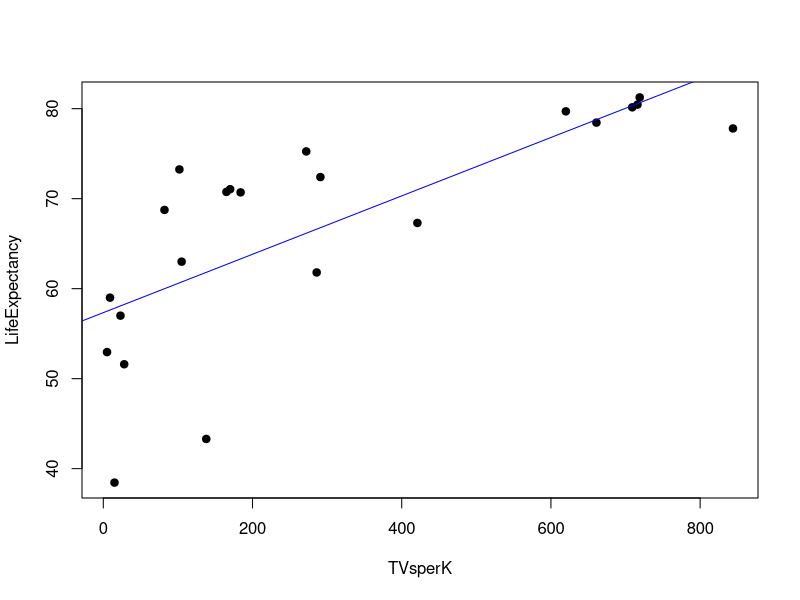
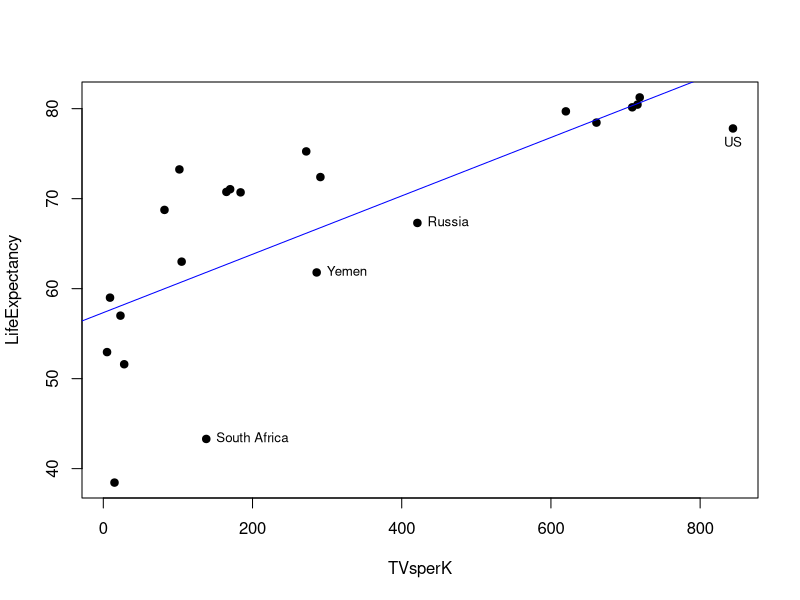
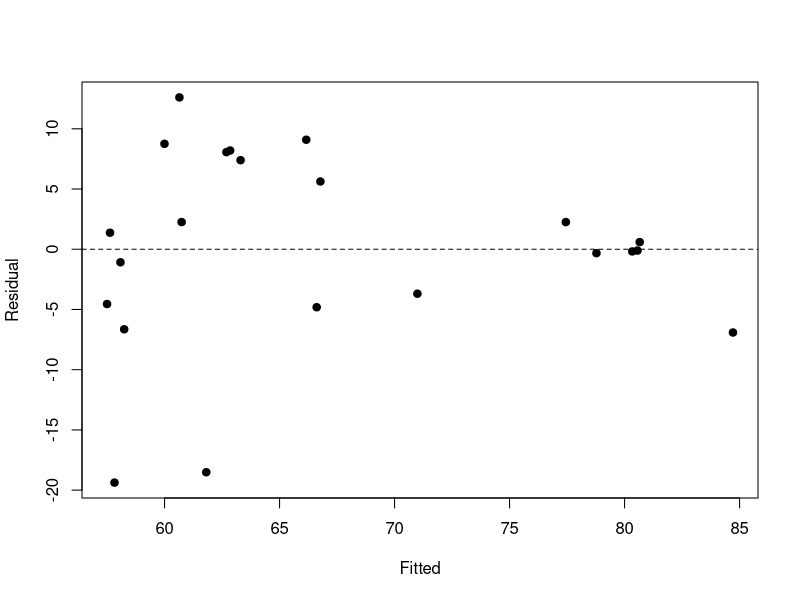
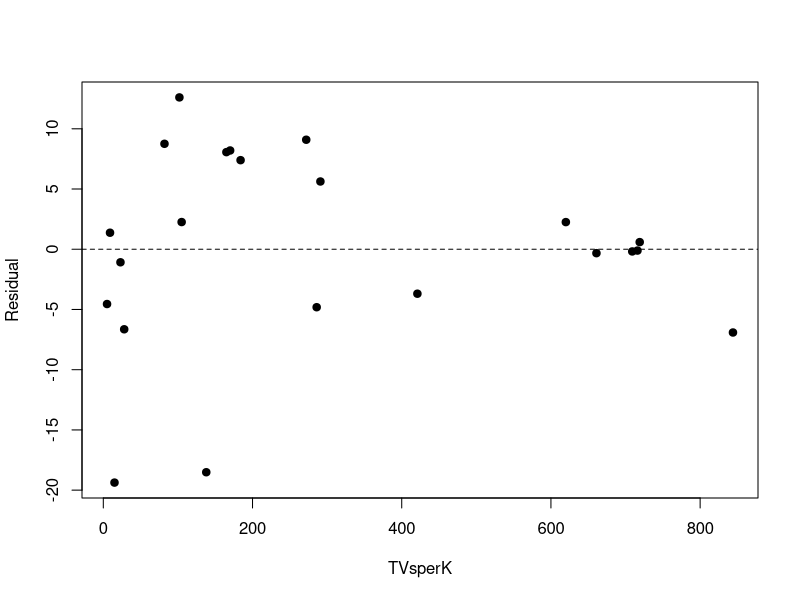
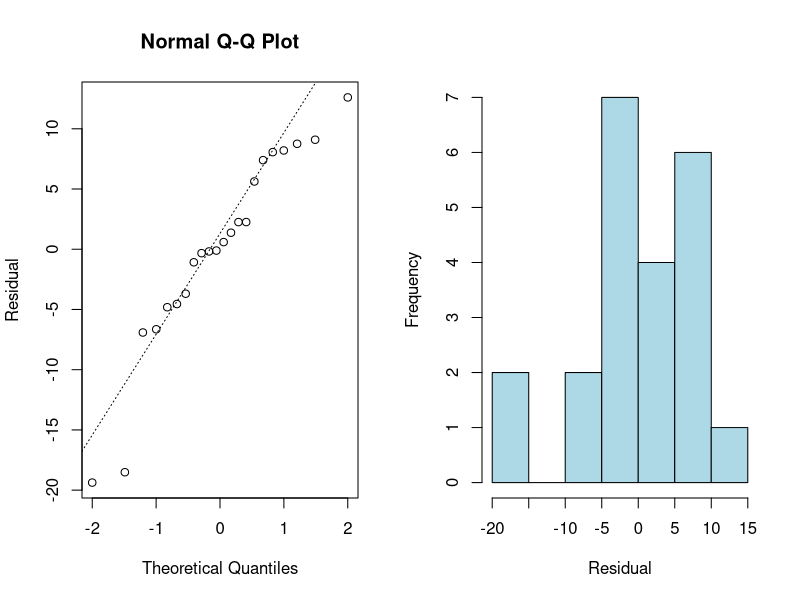
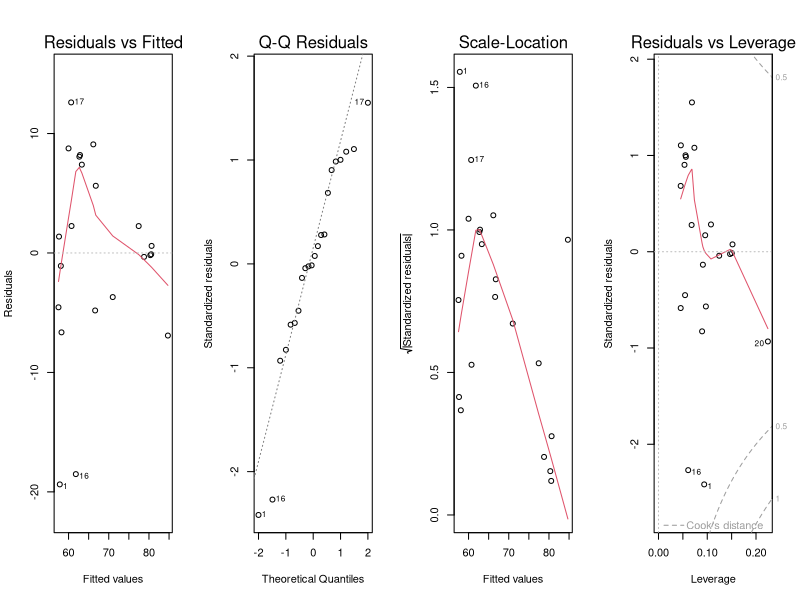

R code for these plots, in order:
## ---- chunk 1
library(readxl)
setwd(dirname(rstudioapi::getActiveDocumentContext()$path)) 
TVLife=read_excel("TVLife.xls")

## ---- chunk 2
par(mfrow=c(1,1)) #plot in 1x1 grid
plot(LifeExpectancy ~ TVsperK, data=TVLife, pch=19, col='black')
tv.fit=lm(LifeExpectancy ~ TVsperK, data=TVLife)
abline(tv.fit, col='blue')

## ---- chunk 3
par(mfrow=c(1,1)) #plot in 1x1 grid
plot(LifeExpectancy~TVsperK, data=TVLife, pch=19,col='black')
tv.fit=lm(LifeExpectancy~TVsperK, data=TVLife)
abline(tv.fit$coeff,col='blue')

with(TVLife, text(x=TVsperK[c(15,16,22,20)],y=LifeExpectancy[c(15,16,22,20)],
                  labels=c(country[c(15,16,22)],'US'), pos=c(4,4,4,1), cex=0.8))

## ---- chunk 4
plot(resid(tv.fit)~fitted(tv.fit),ylab="Residual",xlab="Fitted",pch=19)
abline(h=0,lty=2)

## ---- chunk 5
plot(resid(tv.fit) ~ TVsperK , data=TVLife, ylab="Residual", pch=19)
abline(h=0,lty=2)

## ---- chunk 6
par(mfrow=c(1,2))  #plot in 1x2 grid   
qqnorm(resid(tv.fit),ylab="Residual"); qqline(resid(tv.fit),lty=3)
hist(resid(tv.fit),main="", xlab="Residual",col='lightblue')

## ---- chunk 7
#Shapiro-Wilk test
shapiro.test(resid(tv.fit))

#Breusch-Pagan
#install.packages('lmtest') if haven't already
library('lmtest')
bptest(tv.fit)

## ---- chunk 8
par(mfrow=c(1,4)); plot(tv.fit)
